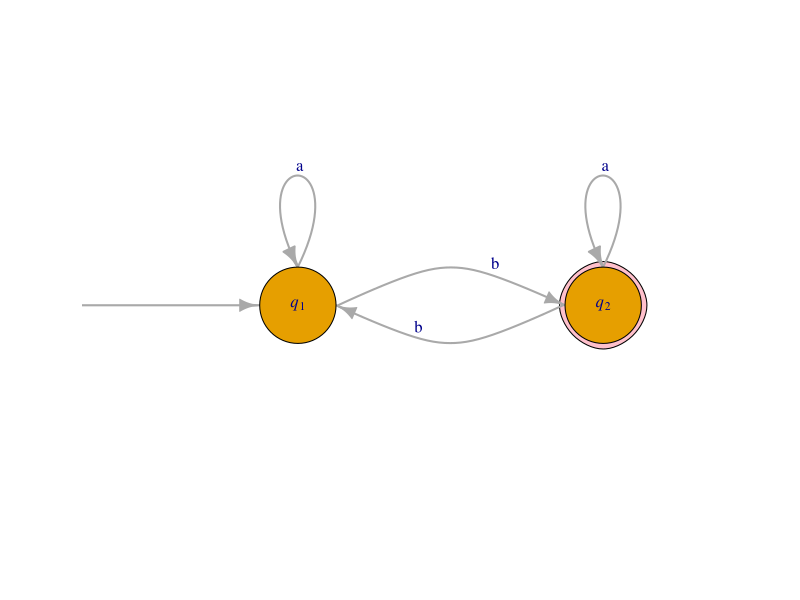
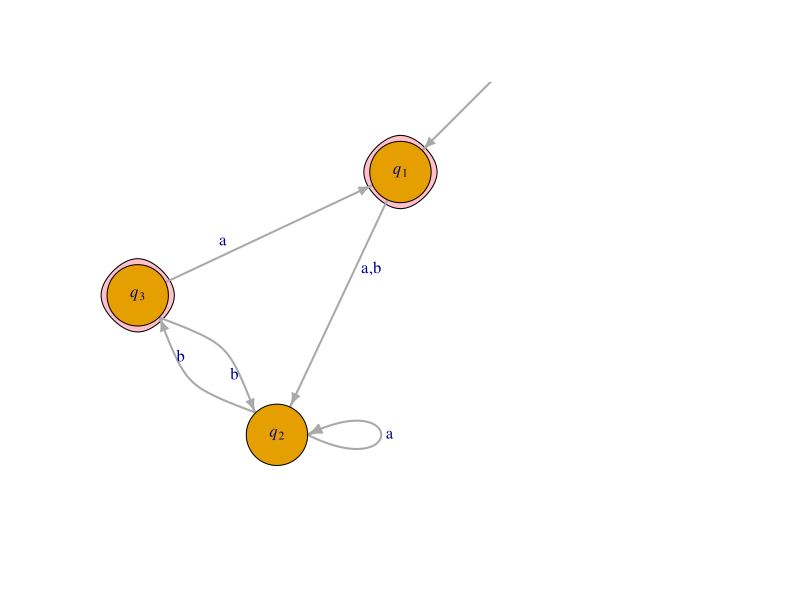

Here is the R script that generated these plots, in order:
## ---- chunk 1
set.seed(11720)
fnames <- sample(c("Sam", "James", "Drake", "Wesley", "Sophia", "Carolyn", "Trevor", "Tristan", "Ryley"))
## ---- chunk 2
library(igraph)
a3 <- graph_from_literal(" "-+q1-+q2-+q1-+q1, q2-+q2, simplify=FALSE)
coords <- layout_on_grid(a3, width = 3)
plot(a3, 
     edge.curved = c(0, 0.5, 0.5, 0.5, 0.5), 
     layout=coords,
     vertex.size = 25,
     vertex.shape = c("none", "circle", "circle"),
     vertex.label = c(" ", expression(italic(q)[1]), expression(italic(q)[2])),
     edge.loop.angle=3.14*1.5,
     mark.groups = list(3), mark.shape = 0.7, mark.col = "pink", mark.border = "black",
     vertex.label.cex = 1,
     edge.label = c("","    b\n","  b\n"," a\n"," a\n"), 
     edge.label.cex = 1,
     edge.width = 2,
     ylim = c(-0.9,-1), xlim=c(-0.5,1.3))
## ---- chunk 3
library(igraph)
a3 <- graph_from_literal(" "-+q1-+q2-+q3-+q1, q3-+q2-+q2, simplify=FALSE)
#coords <- matrix(c(-3,0, 0,0, 3,0, 1.5, -1), nrow = 4, byrow=TRUE)
set.seed(3321)
coords <- layout_nicely(a3)
plot(a3, 
     edge.curved = c(0, 0, 0.5, 0, 0.5, 0.5), 
     layout=coords,
     vertex.size = 25,
     vertex.shape = c("none", "circle", "circle", "circle"),
     vertex.label = c(" ", expression(italic(q)[1]), expression(italic(q)[2]), expression(italic(q)[3])),
     edge.loop.angle=3.14*0,
     mark.groups = list(2,4), mark.shape = .6,  mark.col = "pink", mark.border = "black",
     vertex.label.cex = 1,
     edge.label = c("", "        a,b", "b\n", "a      \n", "\nb", "    a"), 
     edge.label.cex = 1,
     edge.width = 2,
     edge.arrow.size=0.7,
     ylim = c(-1.02,0.2), xlim=c(-1,1.3))
